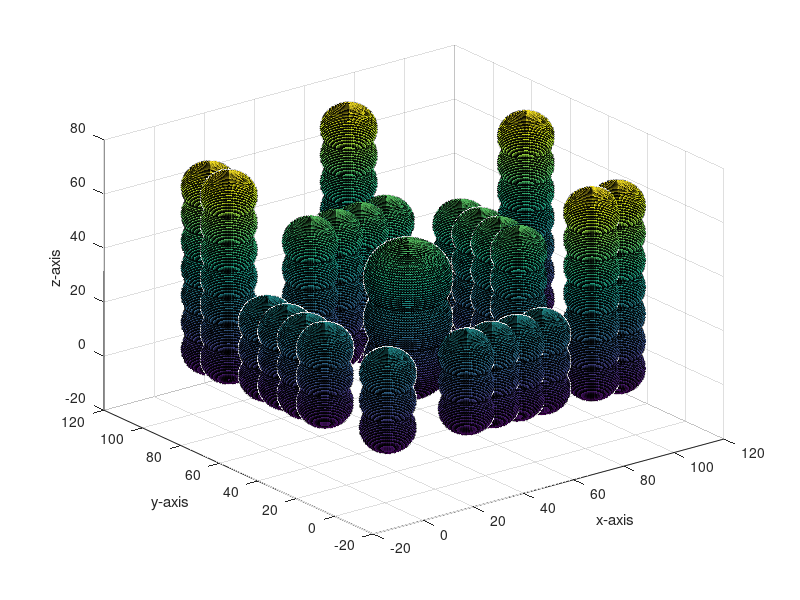

Write MATLAB code to recreate this figure.
clc ; 
clear ; 
close all ;
% %  height =10  widith1= 1m r=0.5m  safa=3m*2  rs=3 
% 
sphers = [
     5     5     5    10
     5     5    15    10
     5     5    25    10
     
     
    40    40    10    15
    40    40    25    15
    40    40    40    15
    
    
    35     3     5    10
    35     3    15    10
    35     3    25    10
    
    45     3     5    10
    45     3    15    10
    45     3    25    10
    
    55     3     5    10
    55     3    15    10
    55     3    25    10
    
    
    65     3     5    10
    65     3    15    10
    65     3    25    10
    
    85     3     5    10
    85     3    15    10
    85     3    25    10
    85     3    35    10
    85     3    45    10
    85     3    55    10
    85     3    65    10
    
    95     3     5    10
    95     3    15    10
    95     3    25    10
    95     3    35    10
    95     3    45    10
    95     3    55    10
    95     3    65    10
    
   110    70     5    10
   110    70    15    10
   110    70    25    10
   110    70    35    10
   110    70    45    10
   110    70    55    10
   110    70    65    10
   
    75    28     5    10
    75    28    15    10
    75    28    25    10
    75    28    35    10
    75    28    45    10
    
    75    38     5    10
    75    38    15    10
    75    38    25    10
    75    38    35    10
    75    38    45    10
    
    75    48     5    10
    75    48    15    10
    75    48    25    10
    75    48    35    10
    75    48    45    10
    
    75    58     5    10
    75    58    15    10
    75    58    25    10
    75    58    35    10
    75    58    45    10
    
    
     3    35     5    10
     3    35    15    10
     3    35    25    10
     
     3    45     5    10
     3    45    15    10
     3    45    25    10
     
     3    55     5    10
     3    55    15    10
     3    55    25    10
     
     3    65     5    10
     3    65    15    10
     3    65    25    10
     
     3    85     5    10
     3    85    15    10
     3    85    25    10
     3    85    35    10
     3    85    45    10
     3    85    55    10
     3    85    65    10
     
     3    95     5    10
     3    95    15    10
     3    95    25    10
     3    95    35    10
     3    95    45    10
     3    95    55    10
     3    95    65    10
   
    70   110     5    10
    70   110    15    10
    70   110    25    10
    70   110    35    10
    70   110    45    10
    70   110    55    10
    70   110    65    10
    
    28    75     5    10
    28    75    15    10
    28    75    25    10
    28    75    35    10
    28    75    45    10
    
    38    75     5    10
    38    75    15    10
    38    75    25    10
    38    75    35    10
    38    75    45    10
    
    48    75     5    10
    48    75    15    10
    48    75    25    10
    48    75    35    10
    48    75    45    10
    
    58    75     5    10
    58    75    15    10
    58    75    25    10
    58    75    35    10
    58    75    45    10

];








a=size(sphers);
for i=1:a(1)
px=sphers(i,1); py=sphers(i,2); pz=sphers(i,3); r=sphers(i,4);

q=0 : pi/50 : 2*pi;
w = 0 : pi/50 : 2*pi;
[q,w]=meshgrid(q,w);
x= px+(r-1)*sin(q).*cos(w);
y= py+(r-1)*sin(q).*sin(w);
z = pz+(r-1)*cos (q);
surf(x,y,z);
hold on ;
end

xlabel ('x-axis');
ylabel ('y-axis');
zlabel ('z-axis');